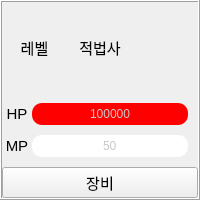
       <widget class="QFrame" name="frame_4">
        <property name="sizePolicy">
         <sizepolicy hsizetype="Expanding" vsizetype="Preferred">
          <horstretch>0</horstretch>
          <verstretch>0</verstretch>
         </sizepolicy>
        </property>
        <property name="minimumSize">
         <size>
          <width>180</width>
          <height>200</height>
         </size>
        </property>
        <property name="maximumSize">
         <size>
          <width>16777215</width>
          <height>200</height>
         </size>
        </property>
        <property name="frameShape">
         <enum>QFrame::Box</enum>
        </property>
        <property name="frameShadow">
         <enum>QFrame::Raised</enum>
        </property>
        <layout class="QGridLayout" name="gridLayout_9">
         <property name="leftMargin">
          <number>0</number>
         </property>
         <property name="topMargin">
          <number>0</number>
         </property>
         <property name="rightMargin">
          <number>0</number>
         </property>
         <property name="bottomMargin">
          <number>0</number>
         </property>
         <property name="spacing">
          <number>0</number>
         </property>
         <item row="1" column="0">
          <layout class="QHBoxLayout" name="horizontalLayout_12">
           <property name="spacing">
            <number>0</number>
           </property>
           <property name="rightMargin">
            <number>10</number>
           </property>
           <property name="bottomMargin">
            <number>10</number>
           </property>
           <item>
            <widget class="QLabel" name="hp_4">
             <property name="sizePolicy">
              <sizepolicy hsizetype="Preferred" vsizetype="Preferred">
               <horstretch>0</horstretch>
               <verstretch>0</verstretch>
              </sizepolicy>
             </property>
             <property name="minimumSize">
              <size>
               <width>30</width>
               <height>0</height>
              </size>
             </property>
             <property name="font">
              <font>
               <pointsize>11</pointsize>
              </font>
             </property>
             <property name="text">
              <string>HP</string>
             </property>
             <property name="scaledContents">
              <bool>true</bool>
             </property>
             <property name="alignment">
              <set>Qt::AlignCenter</set>
             </property>
            </widget>
           </item>
           <item>
            <widget class="QProgressBar" name="hp_wizard_red">
             <property name="styleSheet">
              <string notr="true">QProgressBar{
  background-color: rgb(255, 255, 255);
  color:rgb(200,200,200);
  border-style: none;
  border-bottom-right-radius: 10px;
  border-bottom-left-radius: 10px;
  border-top-right-radius: 10px;
  border-top-left-radius: 10px;
  text-align: center;}
QProgressBar::chunk{
 border-bottom-right-radius: 10px;
 border-bottom-left-radius: 10px;
 border-top-right-radius: 10px;
 border-top-left-radius: 10px;
 background-color: rgb(255, 0, 0);
 }</string>
             </property>
             <property name="maximum">
              <number>999999999</number>
             </property>
             <property name="value">
              <number>12423423</number>
             </property>
             <property name="textDirection">
              <enum>QProgressBar::TopToBottom</enum>
             </property>
             <property name="format">
              <string>%v</string>
             </property>
            </widget>
           </item>
          </layout>
         </item>
         <item row="0" column="0">
          <layout class="QHBoxLayout" name="horizontalLayout_13">
           <property name="spacing">
            <number>0</number>
           </property>
           <property name="bottomMargin">
            <number>10</number>
           </property>
           <item>
            <widget class="QLabel" name="lv_wizard_red">
             <property name="minimumSize">
              <size>
               <width>30</width>
               <height>0</height>
              </size>
             </property>
             <property name="maximumSize">
              <size>
               <width>100</width>
               <height>30</height>
              </size>
             </property>
             <property name="font">
              <font>
               <pointsize>11</pointsize>
              </font>
             </property>
             <property name="text">
              <string>레벨</string>
             </property>
             <property name="alignment">
              <set>Qt::AlignCenter</set>
             </property>
            </widget>
           </item>
           <item>
            <widget class="QLabel" name="wizard_red">
             <property name="maximumSize">
              <size>
               <width>16777215</width>
               <height>30</height>
              </size>
             </property>
             <property name="font">
              <font>
               <pointsize>11</pointsize>
              </font>
             </property>
             <property name="text">
              <string>적법사</string>
             </property>
             <property name="alignment">
              <set>Qt::AlignCenter</set>
             </property>
            </widget>
           </item>
           <item>
            <widget class="QLabel" name="img_wizard_red">
             <property name="text">
              <string/>
             </property>
            </widget>
           </item>
          </layout>
         </item>
         <item row="3" column="0">
          <layout class="QGridLayout" name="gridLayout_10">
           <property name="spacing">
            <number>0</number>
           </property>
           <item row="0" column="0">
            <widget class="QPushButton" name="pb_equip_wizard_red">
             <property name="font">
              <font>
               <pointsize>11</pointsize>
              </font>
             </property>
             <property name="text">
              <string>장비</string>
             </property>
            </widget>
           </item>
          </layout>
         </item>
         <item row="2" column="0">
          <layout class="QHBoxLayout" name="horizontalLayout_11">
           <property name="spacing">
            <number>0</number>
           </property>
           <property name="rightMargin">
            <number>10</number>
           </property>
           <property name="bottomMargin">
            <number>10</number>
           </property>
           <item>
            <widget class="QLabel" name="mp_4">
             <property name="sizePolicy">
              <sizepolicy hsizetype="Preferred" vsizetype="Preferred">
               <horstretch>0</horstretch>
               <verstretch>0</verstretch>
              </sizepolicy>
             </property>
             <property name="minimumSize">
              <size>
               <width>30</width>
               <height>0</height>
              </size>
             </property>
             <property name="font">
              <font>
               <pointsize>11</pointsize>
              </font>
             </property>
             <property name="text">
              <string>MP</string>
             </property>
             <property name="scaledContents">
              <bool>true</bool>
             </property>
             <property name="alignment">
              <set>Qt::AlignCenter</set>
             </property>
            </widget>
           </item>
           <item>
            <widget class="QProgressBar" name="mp_wizard_red">
             <property name="styleSheet">
              <string notr="true">QProgressBar{
  background-color: rgb(255, 255, 255);
  color:rgb(200,200,200);
  border-style: none;
  border-bottom-right-radius: 10px;
  border-bottom-left-radius: 10px;
  border-top-right-radius: 10px;
  border-top-left-radius: 10px;
  text-align: center;}
QProgressBar::chunk{
 border-bottom-right-radius: 10px;
 border-bottom-left-radius: 10px;
 border-top-right-radius: 10px;
 border-top-left-radius: 10px;
background-color: rgb(0, 0, 255);
 }</string>
             </property>
             <property name="maximum">
              <number>999999999</number>
             </property>
             <property name="value">
              <number>50</number>
             </property>
             <property name="textDirection">
              <enum>QProgressBar::TopToBottom</enum>
             </property>
             <property name="format">
              <string>%v</string>
             </property>
            </widget>
           </item>
          </layout>
         </item>
        </layout>
       </widget>
